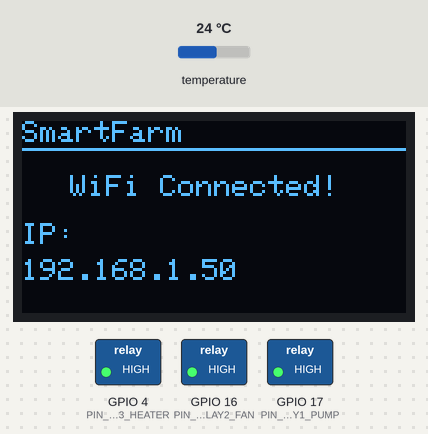
A program run on a simulated ESP32. On the bench: 128×64 one-colour display, switched loads named in the program (green lamp = pin HIGH). The test bench sets the inputs (shaded band); at power-on: temperature 24 °C. WiFi joins after 1.5 s; servers stay silent unless stated; random numbers use the default seed unless the program sets one; no MQTT or app messages arrive unless stated.

Above: at 1.6 s.
At 4.8 s:
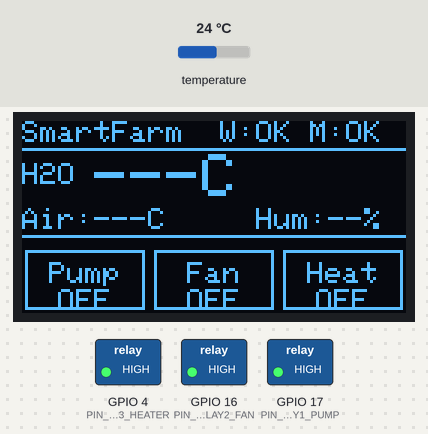
4.9 s: temperature set to 12 °C
At 8.6 s:
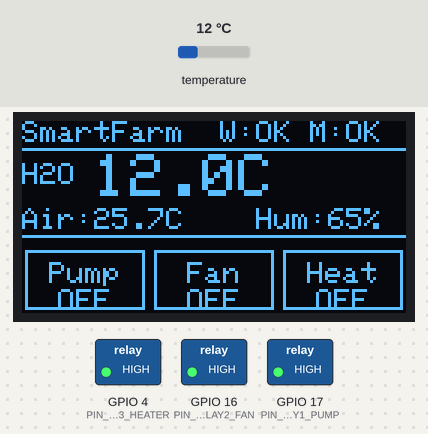
13.9 s: temperature set to 19 °C
At 18.6 s:
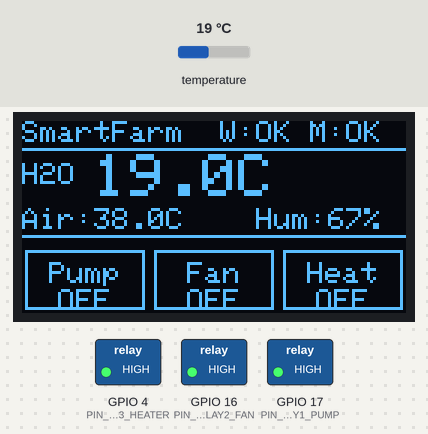
23.9 s: temperature set to 28 °C
At 28.6 s:
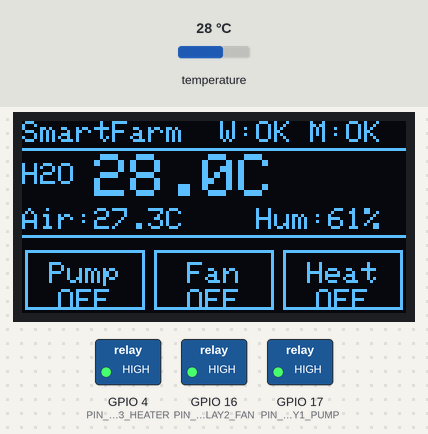
Timing chart, 0 to 30.1 s (numbered marks = the images above; inputs shaded):
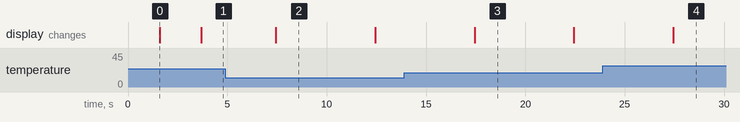

The program:

main.cpp
```cpp
#include <Arduino.h>
#include <WiFi.h>
#include "config.h"
#include "sensors.h"
#include "relay_control.h"
#include "mqtt_client.h"
#include "display.h"

// ==================== WiFi ====================
static void wifiConnect() {
  if (WiFi.status() == WL_CONNECTED) return;

  WiFi.mode(WIFI_STA);
  WiFi.begin(WIFI_SSID, WIFI_PASSWORD);

  uint32_t start = millis();
  while (WiFi.status() != WL_CONNECTED && millis() - start < WIFI_TIMEOUT_MS) {
    delay(500);
  }

  if (WiFi.status() != WL_CONNECTED) {
    WiFi.disconnect();
  }
}

// ==================== Setup ====================
void setup() {
  // Serial0 (GPIO1/3) ถูกใช้สำหรับ Modbus (MAX13487) — ไม่เรียก Serial.begin() ที่นี่
  // sensorsInit() จะ configure Serial0 ที่ MODBUS_BAUD

  relayInit();
  displayInit();
  sensorsInit();
  wifiConnect();

  if (WiFi.status() == WL_CONNECTED) {
    displayShowIP(WiFi.localIP().toString().c_str());
    delay(2000);
    mqttSetup();
    mqttConnect();
  }
}

// ==================== Loop ====================
static uint32_t lastTelemetry  = 0;
static uint32_t lastDisplay    = 0;
static uint32_t lastStatus     = 0;
static uint32_t lastReconnect  = 0;
static SensorData lastSensorData = {};

void loop() {
  uint32_t now = millis();

  // ---- WiFi reconnect ----
  bool wifiOk = (WiFi.status() == WL_CONNECTED);
  if (!wifiOk) {
    if (now - lastReconnect >= RECONNECT_INTERVAL_MS) {
      lastReconnect = now;
      wifiConnect();
    }
    if (now - lastDisplay >= DISPLAY_INTERVAL_MS) {
      lastDisplay = now;
      displayUpdate(lastSensorData, false, false);
    }
    return;
  }

  // ---- MQTT reconnect ----
  bool mqttOk = mqttIsConnected();
  if (!mqttOk) {
    if (now - lastReconnect >= RECONNECT_INTERVAL_MS) {
      lastReconnect = now;
      mqttConnect();
    }
    if (now - lastDisplay >= DISPLAY_INTERVAL_MS) {
      lastDisplay = now;
      displayUpdate(lastSensorData, true, false);
    }
    return;
  }

  mqttLoop();

  // ---- Telemetry (read sensors once, share with display) ----
  if (now - lastTelemetry >= TELEMETRY_INTERVAL_MS) {
    lastTelemetry = now;
    lastSensorData = sensorsRead();
    mqttUpdateSensorCache(lastSensorData);
    mqttPublishTelemetry(lastSensorData);
    lastDisplay = now;
    displayUpdate(lastSensorData, true, mqttOk);
  }

  // ---- Display update ----
  if (now - lastDisplay >= DISPLAY_INTERVAL_MS) {
    lastDisplay = now;
    displayUpdate(lastSensorData, true, mqttOk);
  }

  // ---- Heartbeat status ----
  if (now - lastStatus >= STATUS_INTERVAL_MS) {
    lastStatus = now;
    mqttPublishStatus("online");
  }
}
```

display.h
```cpp
#pragma once
#include <Arduino.h>
#include "sensors.h"

void displayInit();
void displayShowIP(const char* ip);
void displayUpdate(const SensorData& data, bool wifiOk, bool mqttOk);
```

mqtt_client.h
```cpp
#pragma once
#include <Arduino.h>
#include "sensors.h"

void mqttSetup();
bool mqttConnect();
void mqttLoop();
bool mqttIsConnected();
void mqttUpdateSensorCache(const SensorData& s);
void mqttPublishTelemetry(const SensorData& s);
void mqttPublishStatus(const char* status);
```

relay_control.h
```cpp
#pragma once
#include <Arduino.h>

void relayInit();
void relaySet(uint8_t relayNum, bool on);   // relayNum: 1=pump, 2=fan, 3=heater
bool relayGet(uint8_t relayNum);
```

sensors.h
```cpp
#pragma once
#include <Arduino.h>

struct SensorData {
  float waterTemp;        // DS18B20 (°C)
  float airTemp;          // XY-MD03 (°C)
  float airHumidity;      // XY-MD03 (%)
  bool  waterTempValid;
  bool  airTempValid;
  bool  airHumidityValid;
};

void        sensorsInit();
SensorData  sensorsRead();
```

display.cpp
```cpp
#include "display.h"
#include "config.h"
#include "relay_control.h"
#include <Wire.h>
#include <Adafruit_GFX.h>
#include <Adafruit_SSD1306.h>

static Adafruit_SSD1306 oled(OLED_WIDTH, OLED_HEIGHT, &Wire, -1);
static bool oledReady = false;

// ================================================================
//  Layout (128×64)
//
//  y= 0..8   Header: "SmartFarm"  |  "W:OK  M:OK"     font1
//  y= 9      ─── divider ───
//  y=11..26  H2O value (font2 = 12×16)
//  y=28..35  Air temp + Humidity                       font1
//  y=37      ─── divider ───
//  y=43..62  Relay boxes (3 × 40px wide)
//            ON  = filled rect, black text
//            OFF = empty  rect, white text
// ================================================================

static void drawRelayBox(uint8_t x, const char* label, bool on) {
  if (on) {
    oled.fillRect(x, 43, 40, 20, SSD1306_WHITE);
    oled.setTextColor(SSD1306_BLACK);
  } else {
    oled.drawRect(x, 43, 40, 20, SSD1306_WHITE);
    oled.setTextColor(SSD1306_WHITE);
  }
  oled.setTextSize(1);
  // center label
  uint8_t lw = strlen(label) * 6;
  oled.setCursor(x + (40 - lw) / 2, 47);
  oled.print(label);
  // center state
  const char* state = on ? "ON" : "OFF";
  uint8_t sw = strlen(state) * 6;
  oled.setCursor(x + (40 - sw) / 2, 56);
  oled.print(state);
  oled.setTextColor(SSD1306_WHITE);
}

void displayInit() {
  Wire.begin(PIN_OLED_SDA, PIN_OLED_SCL);
  if (!oled.begin(SSD1306_SWITCHCAPVCC, OLED_ADDR)) return;
  oledReady = true;

  oled.clearDisplay();
  oled.setTextColor(SSD1306_WHITE);
  oled.setTextSize(1);
  oled.setCursor(20, 24);
  oled.print("SmartFarm");
  oled.setCursor(20, 36);
  oled.print("Booting...");
  oled.display();
}

void displayShowIP(const char* ip) {
  if (!oledReady) return;
  oled.clearDisplay();

  // ── Header ──────────────────────────────────────────────────
  oled.setTextSize(1);
  oled.setTextColor(SSD1306_WHITE);
  oled.setCursor(0, 0);
  oled.print("SmartFarm");
  oled.drawFastHLine(0, 9, 128, SSD1306_WHITE);

  // ── WiFi Connected ──────────────────────────────────────────
  oled.setCursor(16, 18);
  oled.print("WiFi Connected!");

  // ── IP Address (font2) ──────────────────────────────────────
  oled.setCursor(0, 34);
  oled.print("IP:");
  oled.setTextSize(1);
  oled.setCursor(0, 46);
  oled.print(ip);

  oled.display();
}

void displayUpdate(const SensorData& data, bool wifiOk, bool mqttOk) {
  if (!oledReady) return;
  oled.clearDisplay();

  // ── Header ──────────────────────────────────────────────────
  oled.setTextSize(1);
  oled.setTextColor(SSD1306_WHITE);
  oled.setCursor(0, 0);
  oled.print("SmartFarm");
  oled.setCursor(66, 0);
  oled.print(wifiOk ? "W:OK" : "W:--");
  oled.setCursor(96, 0);
  oled.print(mqttOk ? "M:OK" : "M:--");

  oled.drawFastHLine(0, 9, 128, SSD1306_WHITE);

  // ── Water Temperature (font2) ────────────────────────────────
  oled.setTextSize(1);
  oled.setCursor(0, 14);
  oled.print("H2O");

  oled.setTextSize(2);
  oled.setCursor(24, 11);
  if (data.waterTempValid) {
    oled.printf("%.1fC", data.waterTemp);
  } else {
    oled.print("---C");
  }

  // ── Air Temp + Humidity (font1) ──────────────────────────────
  oled.setTextSize(1);
  oled.setCursor(0, 29);
  oled.print("Air:");
  if (data.airTempValid) {
    oled.printf("%.1fC", data.airTemp);
  } else {
    oled.print("---C");
  }
  oled.setCursor(78, 29);
  if (data.airHumidityValid) {
    oled.printf("Hum:%.0f%%", data.airHumidity);
  } else {
    oled.print("Hum:--%");
  }

  oled.drawFastHLine(0, 38, 128, SSD1306_WHITE);

  // ── Relay Boxes ──────────────────────────────────────────────
  drawRelayBox(1,  "Pump", relayGet(1));
  drawRelayBox(44, "Fan",  relayGet(2));
  drawRelayBox(87, "Heat", relayGet(3));

  oled.display();
}
```

mqtt_client.cpp
```cpp
#include "mqtt_client.h"
#include "config.h"
#include "sensors.h"
#include "relay_control.h"
#include <WiFi.h>
#include <PubSubClient.h>
#include <ArduinoJson.h>

static WiFiClient   wifiClient;
static PubSubClient mqtt(wifiClient);
static SensorData   cachedSensorData = {};
static bool         pendingReboot    = false;

// ==================== Callback ====================
static void onMessage(char* topic, byte* payload, unsigned int length) {
  // แปลง payload เป็น null-terminated string
  char msg[length + 1];
  memcpy(msg, payload, length);
  msg[length] = '\0';


  if (strcmp(topic, TOPIC_CONTROL) != 0) return;

  JsonDocument doc;
  DeserializationError err = deserializeJson(doc, msg);
  if (err) return;

  const char* cmd = doc["command"];
  if (!cmd) return;

  // ---- relay_control ----
  if (strcmp(cmd, "relay_control") == 0) {
    JsonObject relays = doc["relays"].as<JsonObject>();
    if (relays["relay1_pump"].is<bool>())   relaySet(1, relays["relay1_pump"].as<bool>());
    if (relays["relay2_fan"].is<bool>())    relaySet(2, relays["relay2_fan"].as<bool>());
    if (relays["relay3_heater"].is<bool>()) relaySet(3, relays["relay3_heater"].as<bool>());

    // ตอบกลับ relay state ทันทีโดยใช้ sensor data ที่ cache ไว้ ไม่ block อ่าน sensor ใหม่
    mqttPublishTelemetry(cachedSensorData);
  }

  // ---- reboot ----
  else if (strcmp(cmd, "reboot") == 0) {
    pendingReboot = true;  // จัดการใน mqttLoop() เพื่อไม่ block callback
  }

  // ---- ping ----
  else if (strcmp(cmd, "ping") == 0) {
    mqttPublishStatus("online");
  }
}

// ==================== Setup ====================
void mqttSetup() {
  mqtt.setServer(MQTT_BROKER, MQTT_PORT);
  mqtt.setCallback(onMessage);
  mqtt.setKeepAlive(MQTT_KEEPALIVE);
  mqtt.setBufferSize(512);
}

// ==================== Connect ====================
bool mqttConnect() {
  if (mqtt.connected()) return true;


  // LWT (Last Will and Testament) — backend จะรับรู้ทันทีที่ board หลุด
  JsonDocument lwtDoc;
  lwtDoc["board_id"]  = BOARD_ID;
  lwtDoc["status"]    = "offline";
  lwtDoc["timestamp"] = millis();
  char lwtBuf[128];
  serializeJson(lwtDoc, lwtBuf);

  bool ok;
  if (strlen(MQTT_USER) > 0) {
    ok = mqtt.connect(BOARD_ID, MQTT_USER, MQTT_PASS,
                      TOPIC_STATUS, 1, true, lwtBuf);
  } else {
    ok = mqtt.connect(BOARD_ID, nullptr, nullptr,
                      TOPIC_STATUS, 1, true, lwtBuf);
  }

  if (ok) {
    mqtt.subscribe(TOPIC_CONTROL, 1);
    mqttPublishStatus("online");
  }

  return ok;
}

// ==================== Sensor Cache ====================
void mqttUpdateSensorCache(const SensorData& s) {
  cachedSensorData = s;
}

// ==================== Loop ====================
void mqttLoop() {
  mqtt.loop();

  if (pendingReboot) {
    pendingReboot = false;
    mqttPublishStatus("offline");
    mqtt.loop();   // flush "offline" ออก network ก่อน restart
    delay(200);
    ESP.restart();
  }
}

bool mqttIsConnected() {
  return mqtt.connected();
}

// ==================== Publish Telemetry ====================
// Topic: smartfarm/{board_id}/telemetry
// Payload matches TelemetryPayload type ใน backend (types/index.ts)
void mqttPublishTelemetry(const SensorData& s) {
  JsonDocument doc;
  doc["board_id"]  = BOARD_ID;
  doc["timestamp"] = millis();
  doc["rssi"]      = WiFi.RSSI();

  JsonObject sensors = doc["sensors"].to<JsonObject>();
  if (s.waterTempValid)    sensors["water_temp"]   = roundf(s.waterTemp   * 10) / 10.0f;
  if (s.airTempValid)      sensors["air_temp"]     = roundf(s.airTemp     * 10) / 10.0f;
  if (s.airHumidityValid)  sensors["air_humidity"] = roundf(s.airHumidity * 10) / 10.0f;

  JsonObject relays = doc["relays"].to<JsonObject>();
  relays["relay1_pump"]    = relayGet(1);
  relays["relay2_fan"]     = relayGet(2);
  relays["relay3_heater"]  = relayGet(3);

  char buf[512];
  size_t len = serializeJson(doc, buf);

  mqtt.publish(TOPIC_TELEMETRY, (uint8_t*)buf, len, false);
}

// ==================== Publish Status ====================
// Topic: smartfarm/{board_id}/status  (retain = true)
// Payload matches StatusPayload type ใน backend
void mqttPublishStatus(const char* status) {
  JsonDocument doc;
  doc["board_id"]  = BOARD_ID;
  doc["status"]    = status;
  doc["ip"]        = WiFi.localIP().toString();
  doc["firmware"]  = FIRMWARE_VER;
  doc["uptime"]    = millis() / 1000;
  doc["timestamp"] = millis();

  char buf[256];
  size_t len = serializeJson(doc, buf);

  mqtt.publish(TOPIC_STATUS, (uint8_t*)buf, len, true);  // retain = true
}
```

relay_control.cpp
```cpp
#include "relay_control.h"
#include "config.h"

static const uint8_t RELAY_PINS[3] = {
  PIN_RELAY1_PUMP,
  PIN_RELAY2_FAN,
  PIN_RELAY3_HEATER,
};

static bool relayStates[3] = { false, false, false };

static void writePin(uint8_t pin, bool on) {
  // RELAY_ACTIVE_HIGH = false → LOW = ON (relay module ทั่วไป)
  digitalWrite(pin, RELAY_ACTIVE_HIGH ? on : !on);
}

void relayInit() {
  for (int i = 0; i < 3; i++) {
    pinMode(RELAY_PINS[i], OUTPUT);
    writePin(RELAY_PINS[i], false);  // ปิดทุก relay ตอน boot
    relayStates[i] = false;
  }
}

void relaySet(uint8_t relayNum, bool on) {
  if (relayNum < 1 || relayNum > 3) return;
  uint8_t i = relayNum - 1;
  relayStates[i] = on;
  writePin(RELAY_PINS[i], on);
}

bool relayGet(uint8_t relayNum) {
  if (relayNum < 1 || relayNum > 3) return false;
  return relayStates[relayNum - 1];
}
```

sensors.cpp
```cpp
#include "sensors.h"
#include "config.h"
#include <OneWire.h>
#include <DallasTemperature.h>
#include <ModbusMaster.h>
#include <esp_random.h>

// สุ่มค่า float ในช่วง [minVal, maxVal] ทศนิยม 1 ตำแหน่ง
static float simRandom(float minVal, float maxVal) {
  float range = (maxVal - minVal) * 10.0f;
  return minVal + (float)(esp_random() % (uint32_t)range) / 10.0f;
}

static OneWire           oneWire(PIN_ONE_WIRE);
static DallasTemperature ds18b20(&oneWire);
static ModbusMaster      modbus;

void sensorsInit() {
  // DS18B20
  ds18b20.begin();
  ds18b20.setResolution(11);          // 11-bit (~375ms conversion)
  ds18b20.setWaitForConversion(false);

  // XY-MD03 Modbus RTU via Serial0 (MAX13487 auto-direction ไม่ต้องการ DE pin)
  // Serial0 ถูก reconfigure ที่นี่ — USB debug ไม่พร้อมใช้งานหลังจากนี้
  Serial.begin(MODBUS_BAUD, SERIAL_8N1, PIN_RS485_RX, PIN_RS485_TX);
  modbus.begin(MODBUS_SLAVE_ADDR, Serial);
}

SensorData sensorsRead() {
  SensorData data = {};

  // ---- DS18B20 : Water Temperature ----
  ds18b20.requestTemperatures();
  delay(400);  // รอ conversion เสร็จ (11-bit = 375ms)

  float wt = ds18b20.getTempCByIndex(0);

  // 85.0°C = power-on default (sensor ยังไม่พร้อม), DEVICE_DISCONNECTED = -127
  data.waterTempValid = (wt != DEVICE_DISCONNECTED_C && wt != 85.0f);
  data.waterTemp      = data.waterTempValid ? wt : NAN;

#ifdef SIMULATE_SENSORS
  if (!data.waterTempValid) {
    data.waterTemp      = simRandom(SIM_WATER_TEMP_MIN, SIM_WATER_TEMP_MAX);
    data.waterTempValid = true;
  }
#endif

  // DS18B20 read error logged silently (Serial0 used for Modbus)

  // ---- XY-MD03 : Air Temp + Humidity (Modbus FC04 Input Registers) ----
  // Register 0x0001 = Temperature × 10
  // Register 0x0002 = Humidity    × 10
  uint8_t result = modbus.readInputRegisters(0x0001, 2);

  if (result == ModbusMaster::ku8MBSuccess) {
    data.airTemp          = (float)modbus.getResponseBuffer(0) / 10.0f;
    data.airHumidity      = (float)modbus.getResponseBuffer(1) / 10.0f;
    data.airTempValid     = true;
    data.airHumidityValid = true;
  } else {
    data.airTempValid     = false;
    data.airHumidityValid = false;
    data.airTemp          = NAN;
    data.airHumidity      = NAN;
    (void)result; // Serial0 used for Modbus, cannot debug print

#ifdef SIMULATE_SENSORS
    data.airTemp          = simRandom(SIM_AIR_TEMP_MIN, SIM_AIR_TEMP_MAX);
    data.airHumidity      = simRandom(SIM_HUMIDITY_MIN, SIM_HUMIDITY_MAX);
    data.airTempValid     = true;
    data.airHumidityValid = true;
#endif
  }

  return data;
}
```

config.h
```cpp
#pragma once

// ================================================================
//  SmartFarm ESP32 — Configuration
//  แก้ไขค่าตรงนี้ก่อน flash firmware
// ================================================================

// ==================== Board Identity ====================
#define BOARD_ID      "ESP32-FARM-001-NATTAPHOL-PALM"   // ต้องตรงกับ boardId ที่ register ใน backend
#define FIRMWARE_VER  "1.0.0"

// ==================== WiFi ====================
#define WIFI_SSID       "MyHome_2.4G"  // เปลี่ยนเป็น SSID ของ WiFi ที่จะเชื่อมต่อ
#define WIFI_PASSWORD   "0939391546"
#define WIFI_TIMEOUT_MS 15000

// ==================== MQTT Broker ====================
#define MQTT_BROKER     "broker.hivemq.com"  // HiveMQ Public Free Broker
#define MQTT_PORT       1883
#define MQTT_USER       ""
#define MQTT_PASS       ""
#define MQTT_KEEPALIVE  60               // seconds

// MQTT Topics (auto-generated จาก BOARD_ID)
#define TOPIC_TELEMETRY  "smartfarm/" BOARD_ID "/telemetry"
#define TOPIC_STATUS     "smartfarm/" BOARD_ID "/status"
#define TOPIC_CONTROL    "smartfarm/" BOARD_ID "/control"

// ==================== GPIO Pins ====================

// DS18B20 — Water Temperature (OneWire)
#define PIN_ONE_WIRE       14

// XY-MD03 — Air Temp + Humidity via RS485 Modbus RTU (MAX13487 auto-direction)
#define PIN_RS485_RX       3    // ESP32 RX0 (Serial0)
#define PIN_RS485_TX       1    // ESP32 TX0 (Serial0)
// MAX13487: ไม่ต้องการ DE pin (auto-direction)

// Relay Outputs
#define PIN_RELAY1_PUMP    17
#define PIN_RELAY2_FAN     16
#define PIN_RELAY3_HEATER  4

// ==================== Modbus (XY-MD03) ====================
#define MODBUS_SLAVE_ADDR  0x01
#define MODBUS_BAUD        9600

// ==================== Relay Logic ====================
// false = Active LOW (relay module ทั่วไปที่มี optocoupler)
// true  = Active HIGH
#define RELAY_ACTIVE_HIGH  false

// ==================== OLED SSD1306 (I2C) ====================
#define PIN_OLED_SDA   21
#define PIN_OLED_SCL   22
#define OLED_ADDR      0x3C
#define OLED_WIDTH     128
#define OLED_HEIGHT    64

// ==================== Sensor Simulation ====================
// เปิด comment บรรทัดนี้เมื่อ sensor ไม่ได้เชื่อมต่อ เพื่อสุ่มค่าจำลอง
#define SIMULATE_SENSORS

// ช่วงค่าจำลอง DS18B20 (water temp °C)
#define SIM_WATER_TEMP_MIN  20.0f
#define SIM_WATER_TEMP_MAX  35.0f

// ช่วงค่าจำลอง XY-MD03 (air temp °C, humidity %)
#define SIM_AIR_TEMP_MIN    25.0f
#define SIM_AIR_TEMP_MAX    40.0f
#define SIM_HUMIDITY_MIN    40.0f
#define SIM_HUMIDITY_MAX    90.0f

// ==================== Timing ====================
#define TELEMETRY_INTERVAL_MS  5000   // ส่ง sensor data ทุก 5 วินาที
#define DISPLAY_INTERVAL_MS    2000    // อัปเดตหน้าจอทุก 2 วินาที
#define STATUS_INTERVAL_MS     30000   // ส่ง heartbeat ทุก 30 วินาที
#define RECONNECT_INTERVAL_MS  5000    // ลอง reconnect WiFi/MQTT ทุก 5 วินาที
```

Measured:
- what the display in image 0 shows lasts 2.1 s, from 1.6 s to 3.7 s
- what the display in image 2 shows lasts 5.0 s, from 7.4 s to 12.4 s
